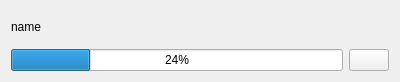
<?xml version="1.0" encoding="UTF-8"?>
<ui version="4.0">
 <class>ProcessBar</class>
 <widget class="QWidget" name="ProcessBar">
  <property name="geometry">
   <rect>
    <x>0</x>
    <y>0</y>
    <width>400</width>
    <height>82</height>
   </rect>
  </property>
  <property name="windowTitle">
   <string>ProcessBar</string>
  </property>
  <layout class="QGridLayout" name="gridLayout">
   <item row="0" column="0">
    <layout class="QHBoxLayout" name="horizontalLayout">
     <item>
      <widget class="QLabel" name="name">
       <property name="text">
        <string>name</string>
       </property>
      </widget>
     </item>
     <item>
      <spacer name="horizontalSpacer">
       <property name="orientation">
        <enum>Qt::Horizontal</enum>
       </property>
       <property name="sizeHint" stdset="0">
        <size>
         <width>40</width>
         <height>20</height>
        </size>
       </property>
      </spacer>
     </item>
    </layout>
   </item>
   <item row="1" column="0">
    <layout class="QHBoxLayout" name="horizontalLayout_2">
     <item>
      <widget class="QProgressBar" name="progressBar">
       <property name="value">
        <number>24</number>
       </property>
      </widget>
     </item>
     <item>
      <widget class="QPushButton" name="closeButton">
       <property name="text">
        <string/>
       </property>
       <property name="icon">
        <iconset resource="../qrc/qianfan.qrc">
         <normaloff>:/QUI/icon/stop.png</normaloff>:/QUI/icon/stop.png</iconset>
       </property>
      </widget>
     </item>
    </layout>
   </item>
  </layout>
 </widget>
 <resources>
  <include location="../qrc/qianfan.qrc"/>
 </resources>
 <connections/>
</ui>
